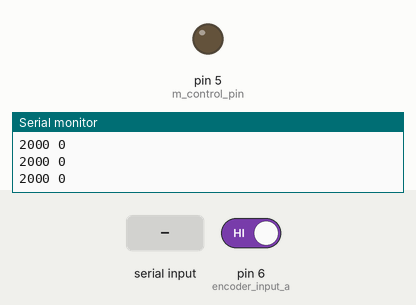
Simulated run of this sketch. Board: Arduino Uno, built with avr-gcc and run on an emulated ATmega328P. Parts: output pins drawn as LEDs (lit = HIGH), the last lines printed to the serial monitor. Inputs (shaded band) come from the test bench; at power-on: pin 6 (encoder_input_a) HIGH. The modem accepts every AT command (registered, SIM ready, sends succeed) and sends nothing else; pins used as bus, display or sensor lines are not drawn.

Above: at 2.1 s.
2.2 s: "1\n" received over the second serial link
At 2.43 s:
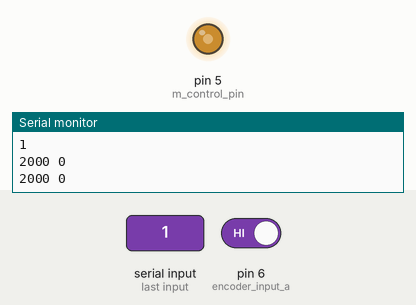
At 2.83 s:
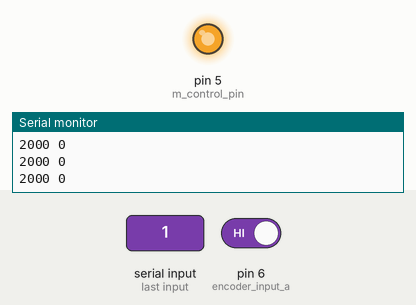
5.2 s: "90,45\n" received over the second serial link
At 5.43 s:
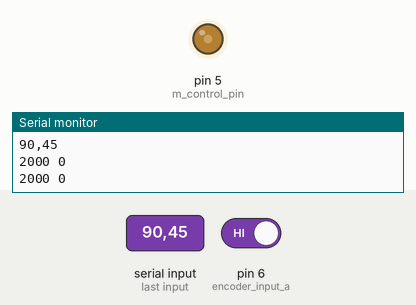
8.2 s: "90 45 200 10\n" received over the second serial link
Timing chart, 0 to 17.2 s (numbered marks = the images above; inputs shaded):
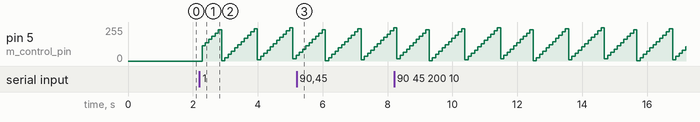

The sketch:

pid_system.ino
```cpp
#include <SoftwareSerial.h>
#include <stdio.h>

#define TX_PIN      12
#define RX_PIN      11
#define BLUETOOTH_VCC 9
#define BLUETOOTH_GND 10

#define encoder_input_a 6
#define encoder_input_b 7
#define motor_signal_control 5

#define MAX_OUTPUT_CONTROL 255

// varible of timer
unsigned long DELAY_TIME = 100; // (ms)
unsigned long delay_start = 0; // the time the delay started
bool delay_running = false; // true if still waiting for delay to finish

// varible of counter
int counter = 0;
int encoder_input_a_state;
int encoder_input_a_last_state;

char result[30] = "";

class pid_system {
  private:
    float m_Kp, m_Ki, m_Kd;

    int m_setPoint = 0;

    int m_previous_error = 0;
    int m_error = 0;

    float m_output = 0;

    float m_dt = 0.1;

    float m_integral = 0;
    float m_derivative = 0;
  public:
    pid_system(){};
    pid_system(float Kp, float Ki, float Kd, float dt, int SetPoint)
    : m_Kp(Kp)
    , m_Ki(Ki)
    , m_Kd(Kd)
    , m_dt(dt)
    , m_setPoint(SetPoint){
    };
  public:
    void setupPID(float Kp, float Ki, float Kd){
      m_Kp = Kp;
      m_Ki = Ki;
      m_Kd = Kd;
      m_previous_error = 0;
      m_error = 0;
    }
    void setSetpoint(int SetPoint){
      m_setPoint = SetPoint;
    }
    void setDt(float dt){
      m_dt = dt;
    }
  public:
    float getOutput(){
      return m_output;
    }
    int getSetPoint(){
      return m_setPoint;
    }
  public:
    void updateMeasuredValue(float measured_value){
      m_error = m_setPoint - measured_value;
      m_integral = m_integral + m_error * m_dt;
      m_derivative = (m_error - m_previous_error) / m_dt;

      m_output = m_Kp * m_error + m_Ki * m_integral + m_Kd * m_derivative;

      m_previous_error = m_error;
    }
    virtual void convert(float& output) = 0;
    virtual void control() = 0;

    void update(float measured_value){
      updateMeasuredValue(measured_value);
      convert(m_output);
      control();
    };
};

class motor_control : public pid_system {
private:
  int m_control_pin = 5;
public:
  bool isRun = false;
  void setPin(int pin){
    m_control_pin = pin;
    pinMode(m_control_pin, OUTPUT);
  }
  void convert(float& output){
    output = round(output);
  }
  void turnOff(){
    analogWrite(m_control_pin, 0);
  }
  void control(){
    int a = round(getOutput());
    analogWrite(m_control_pin, a);
  }
};

motor_control m1;
SoftwareSerial bluetooth(RX_PIN, TX_PIN);
int baudRate[] = {300, 1200, 2400, 4800, 9600, 19200, 38400, 57600, 115200};

void excurseCmd(char str[80]){
  Serial.println(str);
  int cmd = 0;
  int p, i, d;
  sscanf(str, "%d %d %d %d", &cmd, &p, &i, &d);
  switch (cmd){
    case 0:
    m1.isRun = false;
    break;
    case 1:
    m1.isRun = true;
    break;
    case 2:
    m1.setSetpoint((float)p);
    break;
    case 3:
    m1.isRun = false;
    m1.setupPID((float)p / 100, (float)i/100, (float)d/100);
    m1.isRun = true;
    break;
    case 4:
    break;
    case 5:
    break;
    }
}

void setup() {
  pinMode (encoder_input_a, INPUT);
  pinMode (encoder_input_b, INPUT);

  Serial.begin (9600);
  encoder_input_a_last_state = digitalRead(encoder_input_a);

  // Config bluetooth
  pinMode(BLUETOOTH_VCC, OUTPUT);
  pinMode(BLUETOOTH_GND, OUTPUT);
  digitalWrite(BLUETOOTH_VCC, HIGH);
  digitalWrite(BLUETOOTH_GND, LOW);
  while (!Serial) {}

  Serial.println("Configuring, please wait...");
  for (int i = 0 ; i < 9 ; i++) {
     bluetooth.begin(baudRate[i]);
     bluetooth.print("AT+BAUD8\t\n");
     bluetooth.flush();
     delay(100);
  }
  bluetooth.begin(115200);
  Serial.println("Config done, wait for ready...");
  while (!bluetooth) {}
  Serial.println("Bluetooth is ready!");
  // start delay
  delay_start = millis();
  delay_running = true;

  // setup PID
  m1.setupPID(0.045, 0.12, 0);
  m1.setDt(0.1);
  m1.setSetpoint(2000);
  m1.setPin(motor_signal_control);
}

void loop() {
  // Read the encoder signal
  encoder_input_a_state = digitalRead(encoder_input_a);
  if (encoder_input_a_state != encoder_input_a_last_state) {
    counter ++;
  }
  encoder_input_a_last_state = encoder_input_a_state;

  // check if delay has timed out
  if (delay_running && ((millis() - delay_start) >= DELAY_TIME)) {
    delay_start += DELAY_TIME;

    // PID measure:
    if (m1.isRun){
      m1.update(counter);
    } else {
      m1.turnOff();
    }
    // TODO: sent the data to the phone
    sprintf(result, "%d %d\n", m1.getSetPoint(), counter);
    bluetooth.write(result);
    Serial.println(result);

    // Reset counter:
    counter = 0;
  }

  if (bluetooth.available()) {
    char receiveStr[80] = "";
    int len = 0;
    while (bluetooth.available()){
      receiveStr[len++] = (char)bluetooth.read();
    }
    excurseCmd(receiveStr);
  }
}
```

Measured:
- after the input at 2.2 s, pin 5 (m_control_pin): ramps from 2/255 to 250/255 and jumps back, once every 1.1 s
